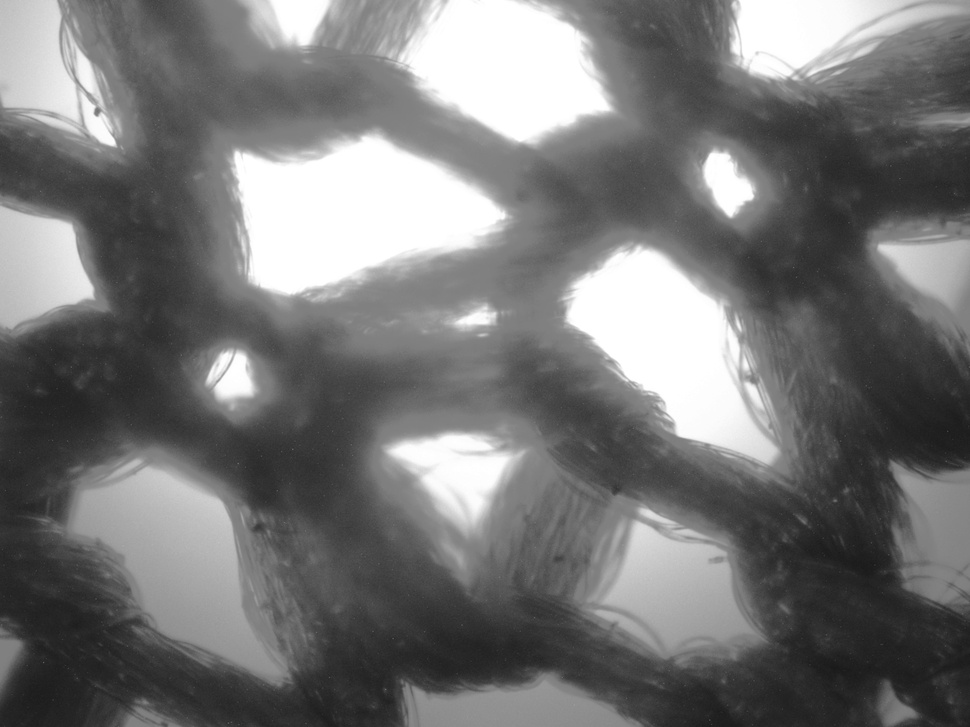
#> input picture enhanced/sk30003.jpg, 970 x 727 px, shrunk from 2592 x 1944 before the run
$ python project2.py
#> lines starting #> are read from the running program, lines starting #| are printed output that depends on the picture; after the words box and inside, x2 and y2 are one past the last pixel; in counts of white or black regions, pixels touching at a corner belong together
from skimage import io, color, filters, morphology
import numpy as np
import matplotlib.pyplot as plt

# Load image
img = io.imread("enhanced/sk30003.jpg")
#> img is the input picture: shape (727, 970, 3); min 25, max 255, mean 118

# Convert to grayscale
gray = color.rgb2gray(img)

# Apply Gaussian blur
blurred = filters.gaussian(gray, sigma=12)  # sigma roughly matches kernel size
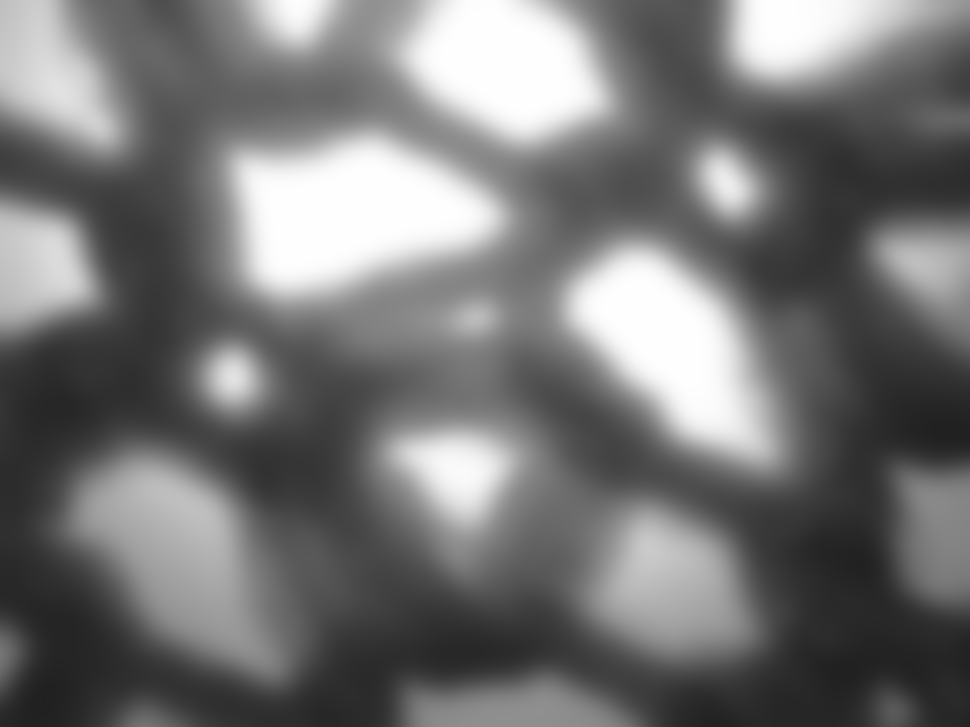
#> blurred: shape (727, 970) float64; min 0.129, max 1, mean 0.463

# Apply Otsu threshold
thresh_val = filters.threshold_triangle(blurred)
#> thresh_val = 0.964
thresh = blurred < thresh_val
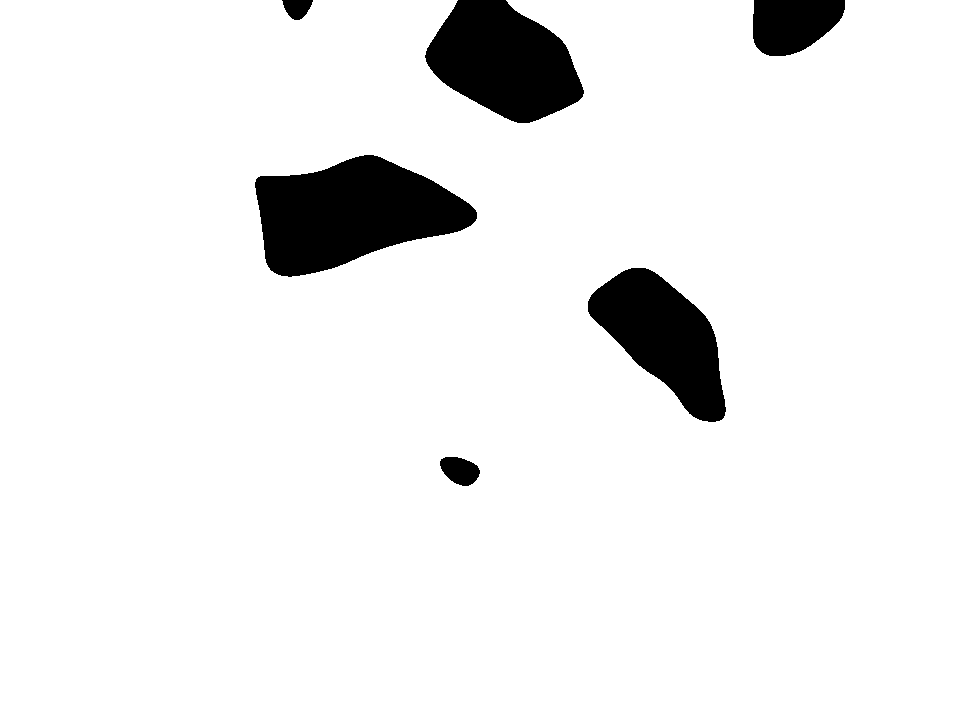
#> thresh: shape (727, 970) bool; 93.3% white; 6 black regions, box (x1, y1, x2, y2) and area: (255, 155, 477, 277) 17303, (425, 0, 584, 123) 13122, (588, 268, 726, 422) 11500, (753, 0, 845, 56) 4080, (440, 457, 480, 486) 833, (282, 0, 313, 20) 436

# Morphological opening to remove noise
opened = morphology.opening(thresh, morphology.square(3))

# Calculate covering factor
yarn_pixels = np.sum(opened)
#> yarn_pixels = 657914
total_pixels = opened.size
#> total_pixels = 705190
covering_factor = yarn_pixels / total_pixels
#> covering_factor = 0.933

print(f"Covering Factor: {covering_factor * 100:.2f}%")
#| Covering Factor: 93.30%
print(f"Yarn Pixels: {yarn_pixels}")
#| Yarn Pixels: 657914
print(f"Total Pixels: {total_pixels}")
#| Total Pixels: 705190

# Visualize results
fig, axes = plt.subplots(1, 4, figsize=(15, 5))
axes[0].imshow(gray, cmap='gray')
axes[0].set_title("Grayscale")
axes[1].imshow(blurred, cmap='gray')
axes[1].set_title("Blurred")
axes[2].imshow(thresh, cmap='gray')
axes[2].set_title("Thresholded (Inverted)")
axes[3].imshow(opened, cmap='gray')
axes[3].set_title("Morphological Opened")

for ax in axes:
    ax.axis('off')
plt.show()
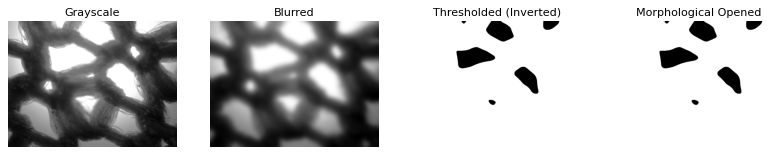
#> figure drawn by matplotlib, 4 panels

$ run again, with enhanced/sk30002.jpg copied over enhanced/sk30003.jpg
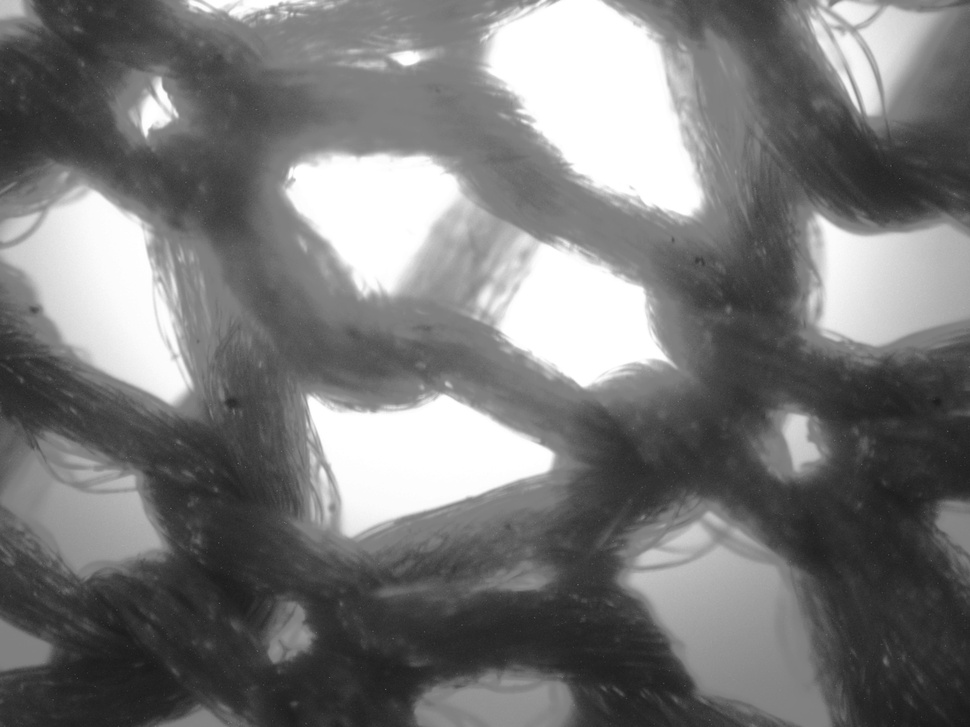
#> input picture enhanced/sk30002.jpg, 970 x 727 px, shrunk from 2592 x 1944 before the run
#> img is the input picture: shape (727, 970, 3); min 26, max 255, mean 120.8
#> thresh_val = 0.96
#> `thresh = blurred < thresh_val`:
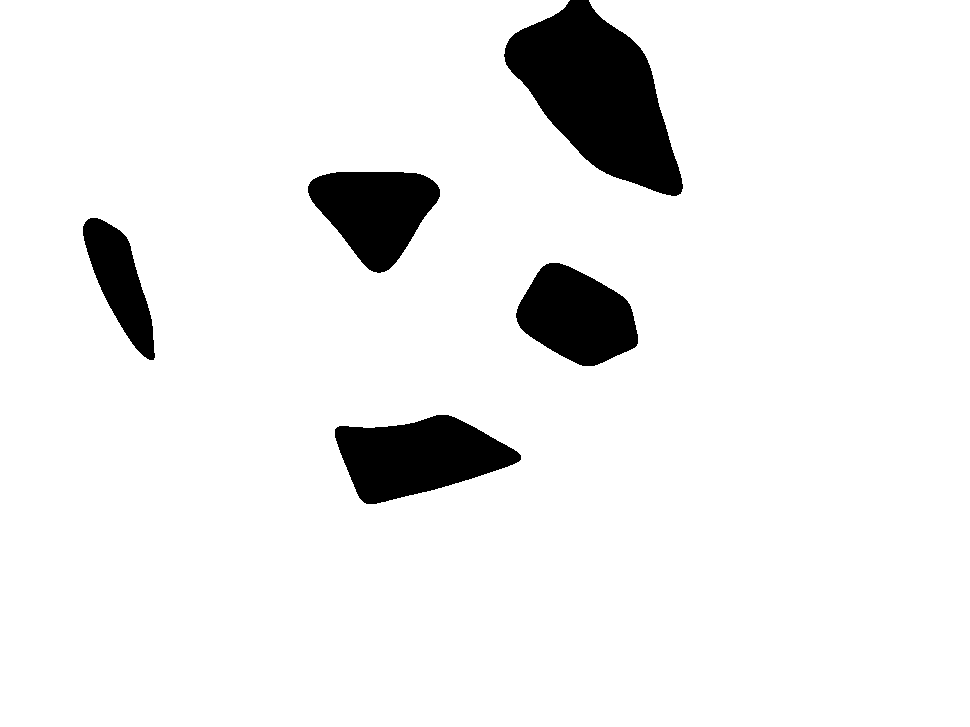
#> thresh: shape (727, 970) bool; 92.7% white; 5 black regions, box (x1, y1, x2, y2) and area: (504, 0, 683, 196) 19192, (335, 415, 521, 504) 10502, (308, 172, 440, 273) 8557, (516, 263, 638, 366) 8542, (83, 218, 155, 360) 4902
#> yarn_pixels = 653494
#> covering_factor = 0.927
#| Covering Factor: 92.67%
#| Yarn Pixels: 653494
#| Total Pixels: 705190
#> `plt.show()`:
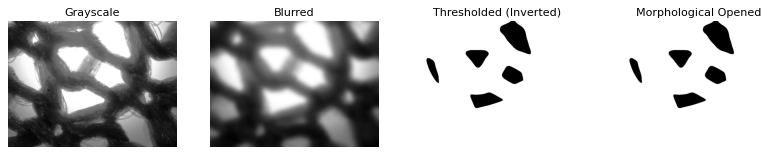
#> figure drawn by matplotlib, 4 panels

$ run again, with enhanced/sk30004.jpg copied over enhanced/sk30003.jpg
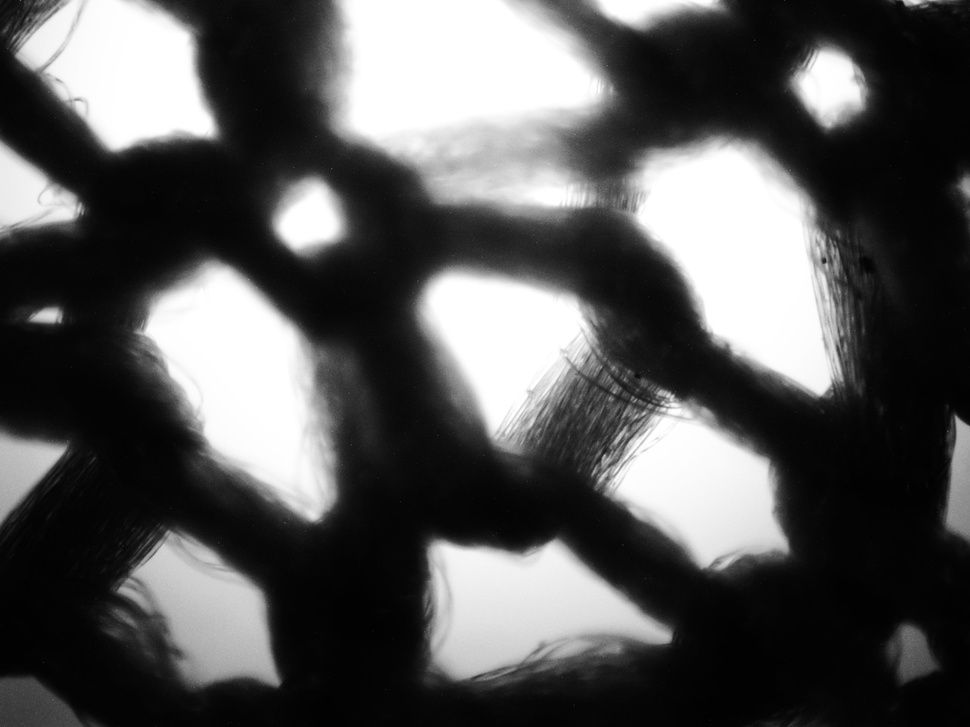
#> input picture enhanced/sk30004.jpg, 970 x 727 px, shrunk from 2592 x 1944 before the run
#> img is the input picture: shape (727, 970, 3); min 0, max 255, mean 88
#> thresh_val = 0.967
#> `thresh = blurred < thresh_val`:
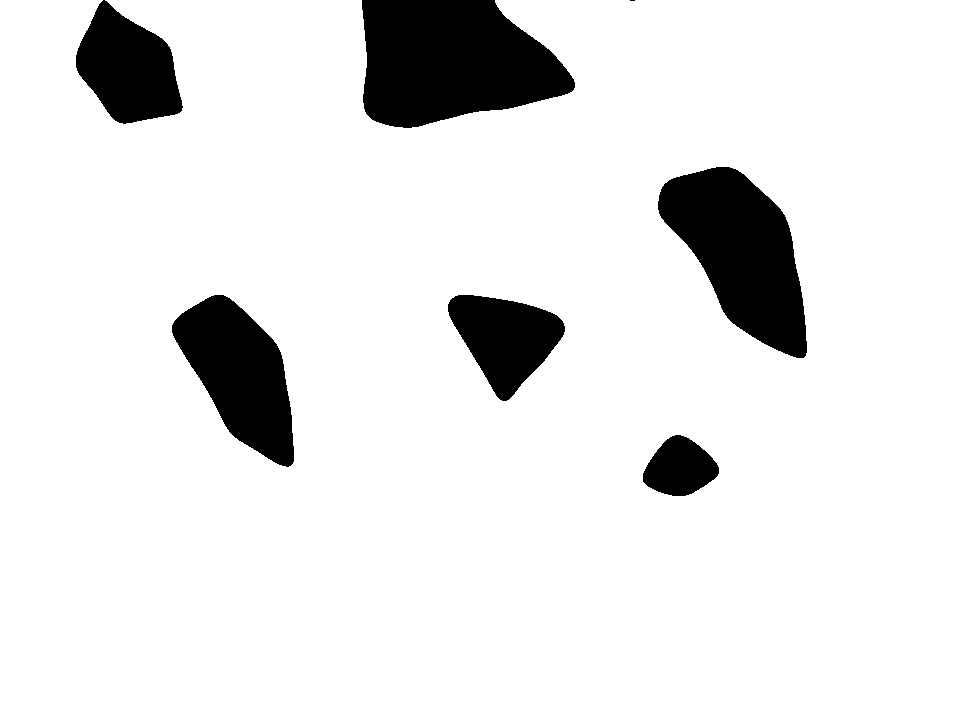
#> thresh: shape (727, 970) bool; 90.4% white; 7 black regions (1 under 20 px), largest, box (x1, y1, x2, y2) and area: (362, 0, 575, 128) 20539, (658, 167, 807, 358) 16446, (172, 295, 294, 467) 11981, (76, 0, 183, 124) 8530, (448, 295, 565, 401) 7363, (643, 435, 719, 496) 3184
#> opened: shape (727, 970) bool; 90.3% white; 7 black regions (1 under 20 px), largest, box (x1, y1, x2, y2) and area: (362, 0, 575, 128) 20539, (658, 167, 807, 358) 16446, (172, 295, 294, 467) 11981, (76, 0, 183, 124) 8533, (448, 295, 565, 401) 7363, (643, 435, 719, 496) 3184
#> yarn_pixels = 637139
#> covering_factor = 0.903
#| Covering Factor: 90.35%
#| Yarn Pixels: 637139
#| Total Pixels: 705190
#> `plt.show()`:
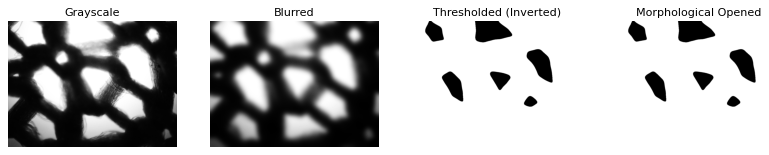
#> figure drawn by matplotlib, 4 panels

$ run again, with enhanced/sk30005.jpg copied over enhanced/sk30003.jpg
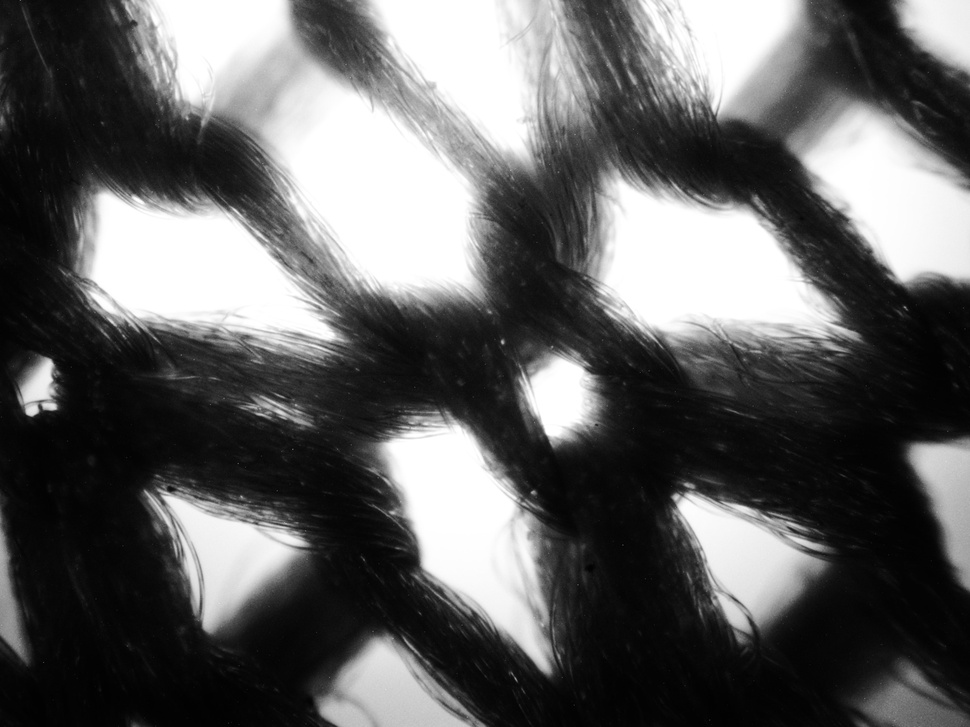
#> input picture enhanced/sk30005.jpg, 970 x 727 px, shrunk from 2592 x 1944 before the run
#> img is the input picture: shape (727, 970, 3); min 0, max 255, mean 98.1
#> thresh_val = 0.959
#> `thresh = blurred < thresh_val`:
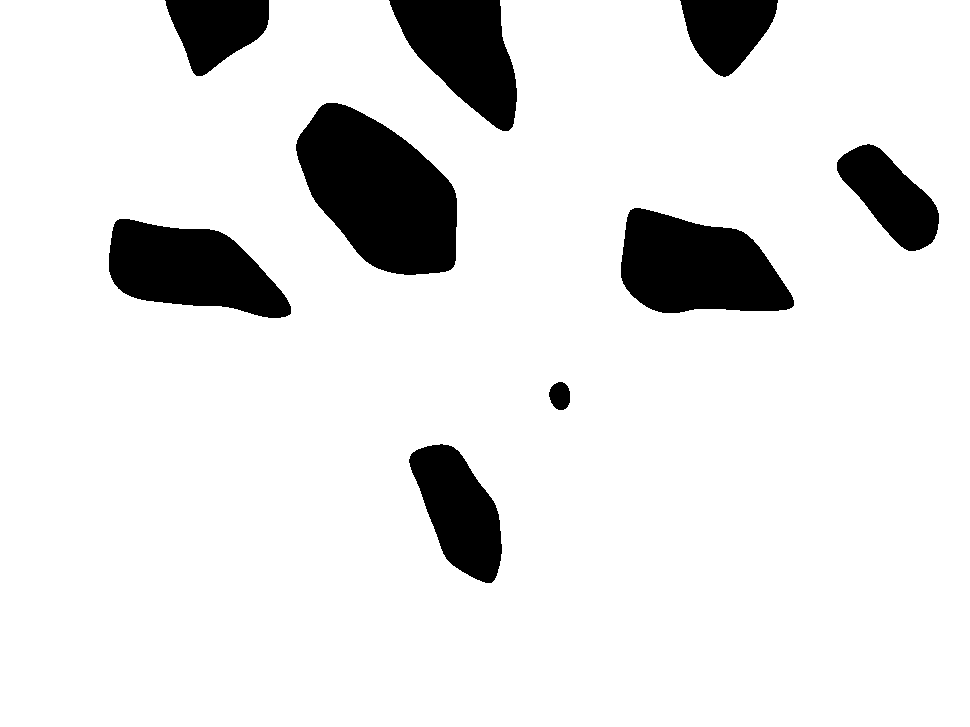
#> thresh: shape (727, 970) bool; 89% white; 9 black regions, largest, box (x1, y1, x2, y2) and area: (296, 103, 457, 275) 18497, (621, 208, 794, 313) 13032, (109, 219, 291, 318) 11723
#> yarn_pixels = 627617
#> covering_factor = 0.89
#| Covering Factor: 89.00%
#| Yarn Pixels: 627617
#| Total Pixels: 705190
#> `plt.show()`:
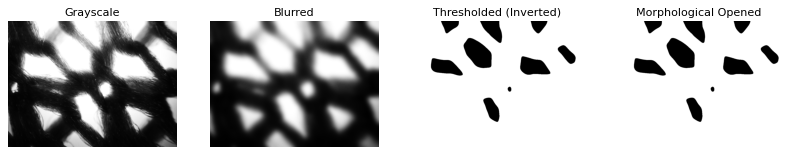
#> figure drawn by matplotlib, 4 panels
